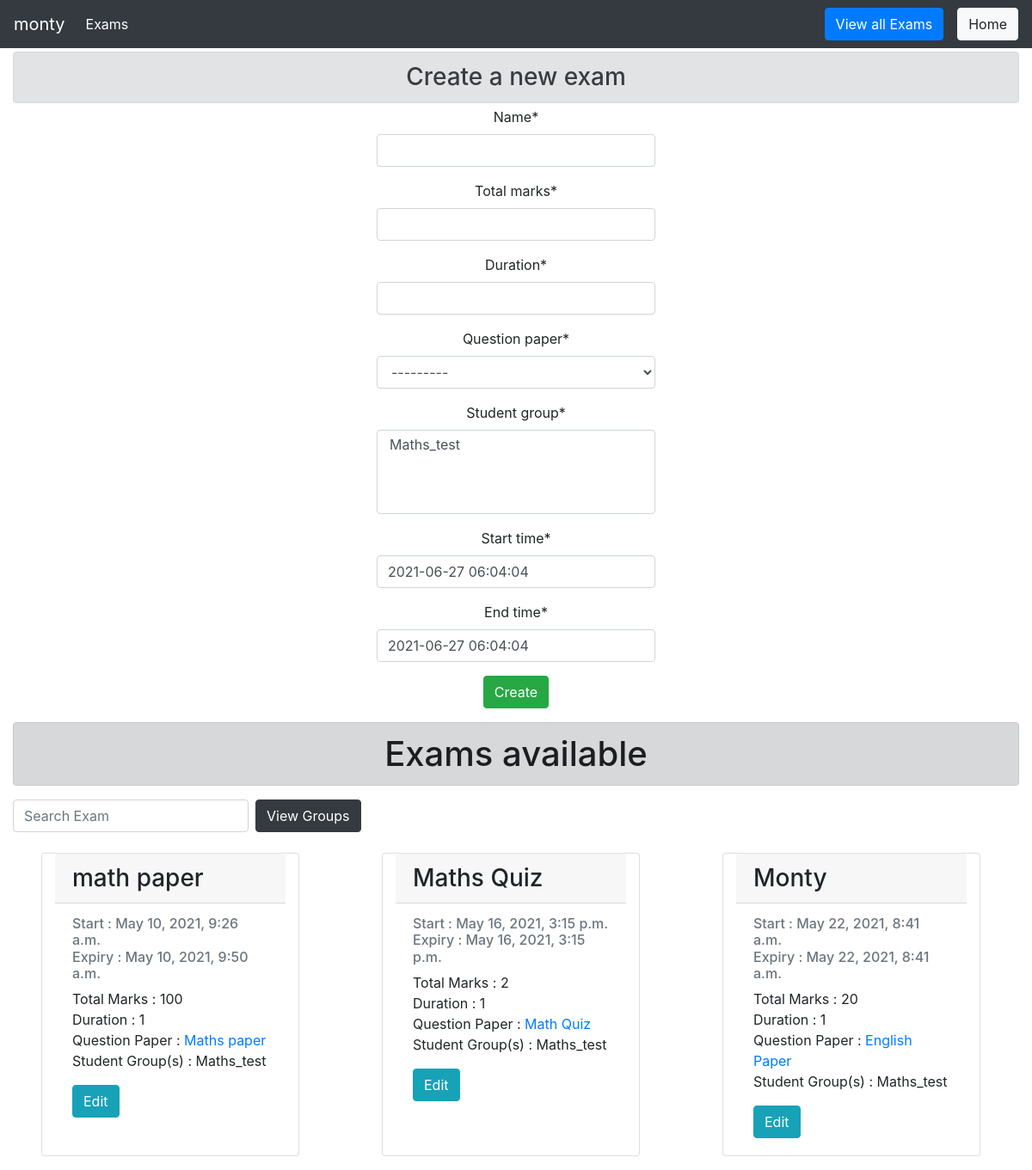
The app's page /prof/exams (signed in) with its own data.
### main/models/exam.py (models this page shows, shortened)
class Exam_Model(models.Model):
    professor = models.ForeignKey(User, limit_choices_to={'groups__name': "Professor"}, on_delete=models.CASCADE)
    name = models.CharField(max_length=50)
    total_marks = models.IntegerField()
    duration = models.IntegerField()
    question_paper = models.ForeignKey(Question_Paper, on_delete=models.CASCADE, related_name='exams')
    student_group = models.ManyToManyField(Special_Students, related_name='exams')
    start_time = models.DateTimeField(default=datetime.now())
    end_time = models.DateTimeField(default=datetime.now())

### main/models/question_paper.py (models this page shows)
class Question_Paper(models.Model):
    professor = models.ForeignKey(User, limit_choices_to={'groups__name': "Professor"}, on_delete=models.CASCADE)
    qPaperTitle = models.CharField(max_length=100)
    questions = models.ManyToManyField(Question_DB)
    def __str__(self):
        return f' Question Paper Title :- {self.qPaperTitle}\n'

### main/models/group.py (models this page shows)
class Special_Students(models.Model):
    professor = models.ForeignKey(User, limit_choices_to={'groups__name': "Professor"}, on_delete=models.CASCADE)
    category_name = models.CharField(max_length=10)
    students = models.ManyToManyField(User, limit_choices_to={'groups__name': "Student"}, related_name='student_groups')
    def __str__(self):
        return self.category_name

### prof/views/exam.py (the view, shortened to what this page needs)
def view_exams(request):
    prof = request.user
    new_Form = ExamForm()
    new_Form.fields["student_group"].queryset = Special_Students.objects.filter(
        professor=prof)
    new_Form.fields["question_paper"].queryset = Question_Paper.objects.filter(
        professor=prof)
    exams = Exam_Model.objects.filter(professor=prof)
    return render(request, 'prof/exam/view_exams.html', {
        'exams': exams, 'examform': new_Form, 'prof': prof,
    })

### main/models/exam.py
class ExamForm(ModelForm):
    class Meta:
        model = Exam_Model
        fields = '__all__'
        exclude = ['professor']

### prof/templates/prof/exam/view_exams.html (shortened to what this page needs)
{% extends 'prof/base/base.html' %}
{% load crispy_forms_tags %}
{% load static %}
{% block navbar_title %}{{ prof.username }}{% endblock navbar_title %}
{% block navitem_title %}Exams{% endblock navitem_title %}
{% block buttons %}
    <button type="button" class="btn btn-primary mx-3" id="updateButton"
    onclick="smoothScroll(document.getElementById('exams'))">View all Exams</button>
    <a class="btn btn-light " href="{% url 'prof:index' %}">Home</a>
{% endblock buttons %}
{% block body %}
    <div class="container-fluid">
        <h3 class="alert alert-secondary my-1" align="center">Create a new exam</h3>
        <div align='center'>
            <div class="container d-flex h-100 row justify-content-center col-20">
                <form align='center' method="POST">
                    {{ examform|crispy }}
                    <input class="btn btn-success" type="submit" value="Create">
                </form>
            </div>
        </div>
        <div id='exams'>
            <h1 class="alert alert-dark my-3" align="center">Exams available</h1>
            <form class="form-inline my-2">
                <input id="searchExam" class="form-control mr-sm-2" type="search" placeholder="Search Exam"
                    aria-label="Search">
                <a class="btn btn-dark" href="{% url 'prof:view_groups' %}" target="_blank">View
                    Groups</a>
            </form>
            <div class="row">
                {% for t in exams %}
                <div class="card my-3 mx-5 col-sm-3">
                    <h3 class="card-header">{{ t.name }}</h3>
                    <div class="card-body">
                        <h6 class="card-subtitle mb-2 text-muted">
                            Start : {{ t.start_time }}<br>
                            Expiry : {{ t.end_time }}
                        </h6>
                        <p class="card-text">
                            Total Marks : {{t.total_marks}}<br>
                            Duration : {{t.duration}}<br>
                            Question Paper : <a
                                href="{% url 'prof:view_specific_paper' t.question_paper.id %}">{{ t.question_paper.qPaperTitle }}</a><br>
                            Student Group(s) :
                            {% for group in t.student_group.all %}
                            {{ group.category_name }}
                            {% endfor %}
                        </p>
                        <a href="{% url 'prof:edit_exam' t.id %}" class="card-link btn btn-info">Edit</a>
                    </div>
                </div>
                {% empty %}
                <h3>No exams</h3>
                {% endfor %}
            </div>
        </div>
    </div>
{% endblock body %}

### prof/templates/prof/base/base.html (shortened to what this page needs)
<!DOCTYPE html>
<html lang="en">
<head>
    <link rel="stylesheet" href="https://maxcdn.bootstrapcdn.com/bootstrap/4.2.1/css/bootstrap.min.css">
    <link rel="stylesheet" href="https://stackpath.bootstrapcdn.com/font-awesome/4.7.0/css/font-awesome.min.css">
</head>
<body>
    <nav class="navbar navbar-expand-lg navbar-dark bg-dark">
        <a class="navbar-brand" href="#">{% block navbar_title %}{% endblock navbar_title %}</a>
        <div class="collapse navbar-collapse" id="navbarSupportedContent">
            <ul class="navbar-nav mr-auto">
                <li class="nav-item active">
                    <a class="nav-link" href="#">{% block navitem_title %}{% endblock navitem_title %}<span class="sr-only">(current)</span></a>
                </li>
            </ul>
            {% block buttons %}{% endblock buttons %}
        </div>
    </nav>
    {% block body %}
    {% endblock body %}
</body>
</html>

### records on screen
Exam_Model: name "math paper", start_time "May 10, 2021, 9:26 a.m.", end_time "May 10, 2021, 9:50 a.m.", total_marks "100", duration "1", question_paper.qPaperTitle "Maths paper"
Special_Students: category_name "Maths_test"
Exam_Model: name "Maths Quiz", start_time "May 16, 2021, 3:15 p.m.", end_time "May 16, 2021, 3:15 p.m.", total_marks "2", duration "1", question_paper.qPaperTitle "Math Quiz"
Exam_Model: name "Monty", start_time "May 22, 2021, 8:41 a.m.", end_time "May 22, 2021, 8:41 a.m.", total_marks "20", duration "1", question_paper.qPaperTitle "English Paper"

### other values on screen
{{ prof.username }} "monty"
